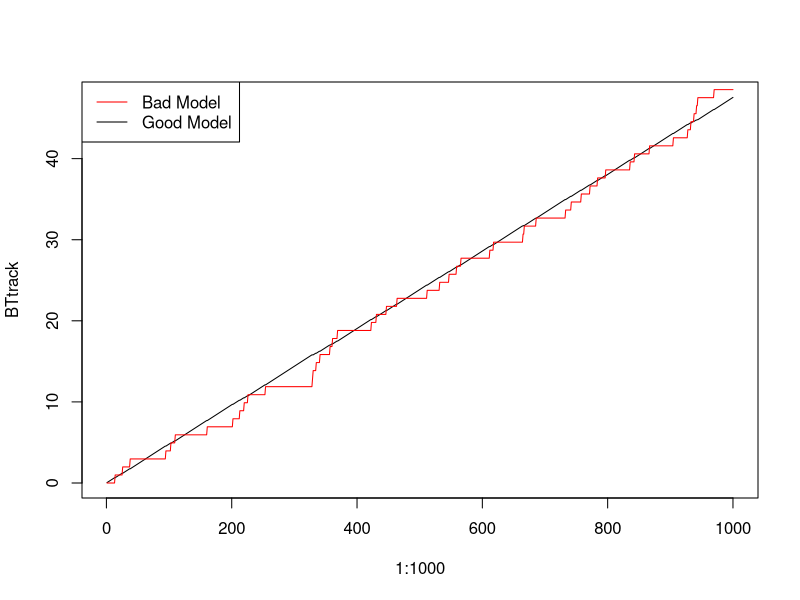

Write R code to recreate this figure.
## ---- chunk 1
BTpenalty<-0
TMpenalty<-0
BTtrack<-NULL
TMtrack<-NULL
for (i in 1:1000)
{
  homeTeamWon <- rbinom(1,1,.95)==1
  if (homeTeamWon)
  {
    #TMpenalty=TMpenalty+.01
    BTpenalty=BTpenalty+.05
  }
  else
  {
    #BTpenalty=BTpenalty+.95
    TMpenalty=TMpenalty+.99
  }
  BTtrack[i]<-BTpenalty
  TMtrack[i]<-TMpenalty
}
plot(1:1000,BTtrack, type='l')
lines(TMtrack, col="Red")
legend("topleft", c("Bad Model", "Good Model"), lty=c(1,1), col=c('Red', 'Black'))

